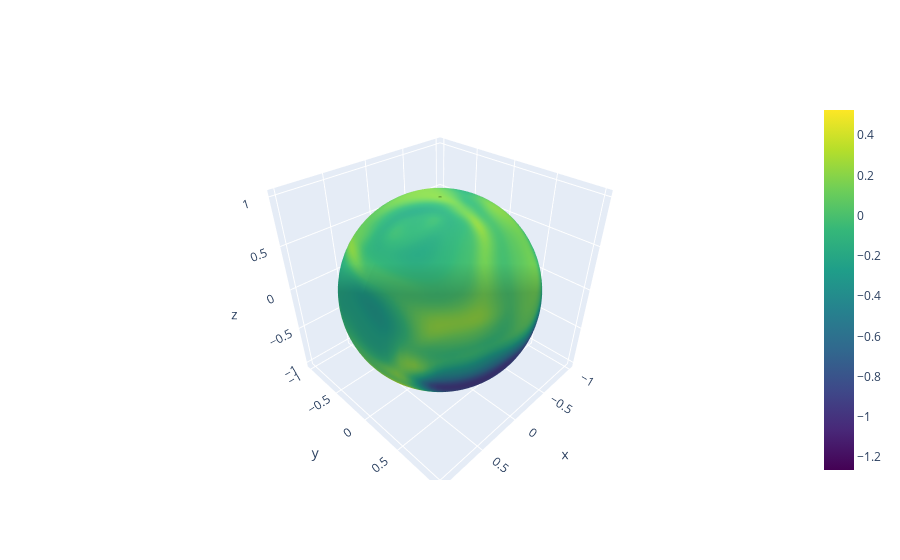

Here is the notebook cell this chart was saved with:
### Code cell
with gpytorch.settings.num_likelihood_samples(1):
    fig = plot_prediction(dgp_sample, num_meshgrid=100)
    fig.show()

### Figure 1 — Plotly figure (JSON) as saved in the notebook; plotly's stock layout.template omitted (floating-point values rounded to 4 significant figures; data arrays with more than 128 entries replaced by an {"elided": "..."} marker saying what was removed)
{"data": [{"colorscale": [[0, "#440154"], [0.1111, "#482878"], [0.2222, "#3e4989"], [0.3333, "#31688e"], [0.4444, "#26828e"], [0.5556, "#1f9e89"], [0.6667, "#35b779"], [0.7778, "#6ece58"], [0.8889, "#b5de2b"], [1, "#fde725"]], "showscale": true, "surfacecolor": {"elided": "100x100 float values"}, "type": "surface", "x": {"elided": "100x100 float values"}, "y": {"elided": "100x100 float values"}, "z": {"elided": "100x100 float values"}}], "layout": {}}
